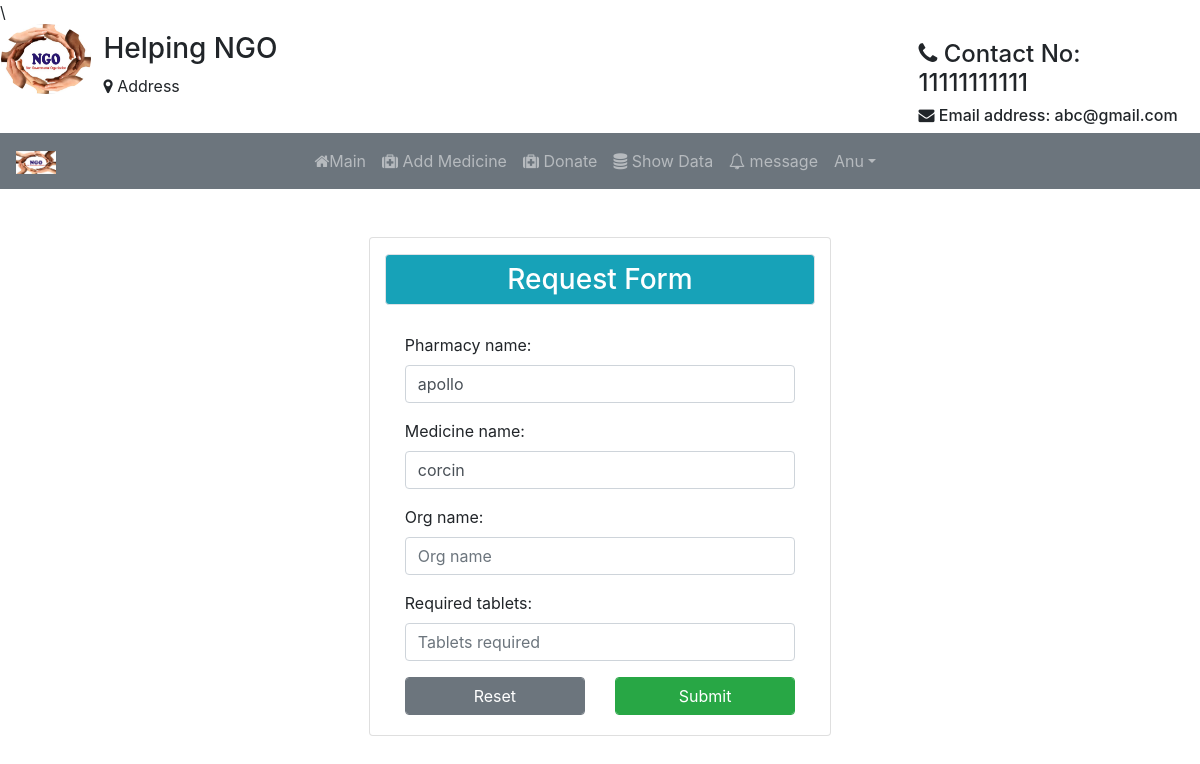
Screenshot of /rq/1/ (signed in) with the database file from the repository.
### Student/models.py (models this page shows)
class User(AbstractUser):
	img= models.ImageField(upload_to='Profiles/',default="profile.png")
	dob=models.DateField(null=True,blank=True)
	organization_name=models.CharField(max_length=120,blank=True,null=True)
	hospital_name=models.CharField(max_length=120,blank=True,null=True)
	g=[('Male','Male'),('Female','Female')]
	gender=models.CharField(max_length=10,choices=g,null=True,blank=True)
	ph_no=models.CharField(max_length=10)
	pan_no=models.CharField(max_length=10,null=True,blank=True)
	address=models.CharField(max_length=100)
	postal_code=models.CharField(max_length=7)
	city=models.CharField(max_length=20)
	state=models.CharField(max_length=20,default='Andra Pradesh')
	country=models.CharField(max_length=20,default='India')
	p=[(1,'Medicinist'),(2,'Organisation'),(3,'Guest')]
	role=models.IntegerField(choices=p,default=3)

class MedicineInfo(models.Model):
	pharmacy_name=models.CharField(max_length=200,null=True)
	phrlicense_no=models.CharField(max_length=20,null=True)
	c=[('Tablet','Tablet'),('Syrup','Syrup'),('Injection','Injection')]
	medicine_name=models.CharField(max_length=120)
	category=models.CharField(choices=c,max_length=20,default="Tablet")
	dosage=models.CharField(max_length=20)
	days_count=models.CharField(max_length=20,blank=True)
	production_date=models.DateField(null=True)
	email = models.TextField(max_length=122,default='xyz')
	entry_date=models.DateField(null=True)
	expiry_date=models.DateField(null=True)
	created_date=models.DateField(auto_now=True)
	quantity=models.CharField(max_length=20,null=True)
	remaining_tablets=models.CharField(max_length=20,null=True)
	accepted_by=models.TextField(max_length=12)
	uid=models.ForeignKey(User,on_delete=models.CASCADE)

### Student/views.py (the view, shortened to what this page needs)
# urls.py: path('rq/<int:id>/',views.requ,name="rqt"),
def requ(request,id):
	n=MedicineInfo.objects.get(id=id)
	g=RequestForm()
	x=MedRequired(instance=n)
	return render(request,'htfiles/request.html',{'r':g,'v':x})

### Student/forms.py
class RequestForm(forms.ModelForm):
	class Meta:
		model=Organization
		fields=['org_name','required_tablets']
		widgets={
		"org_name":forms.TextInput(attrs={"class":"form-control","placeholder":"Org name"}),
		"required_tablets":forms.TextInput(attrs={"class":"form-control","placeholder":"Tablets required"}),
		}

class MedRequired(forms.ModelForm):
	class Meta:
		model=MedicineInfo
		fields=['pharmacy_name','medicine_name']
		widgets={
		"pharmacy_name":forms.TextInput(attrs={"class":"form-control","placeholder":"Enter pharmacy name"}),
		"medicine_name":forms.TextInput(attrs={"class":"form-control","placeholder":"Medicine name"}),
		}

### Student/templates/htfiles/request.html (shortened to what this page needs)
{% extends 'htfiles/header.html' %}
{% block content %}
<div class="container">
	<div class="card col-md-5 mt-5 mx-auto">
		<h3 class="bg-info text-white text-center border rounded mt-3 p-2">Request Form</h3>
		<div class="card-body">
	<form method="POST">
		{{v.as_p}}
		{{r.as_p}}
		<div class="row">
						<div class="col">
							<input type="reset" value="Reset" class="form-control btn btn-secondary">
						</div>
						<div class="col">
							<input type="submit" class="form-control btn btn-success" name="subscribe">
							</div>
					</div>
				</form>
			</div>
		</div>
</div>
{% endblock %}

### Student/templates/htfiles/navbar.html (shortened to what this page needs)
{% load static %}
<div class="row">
  <div class="col col-md-1" style="margin-left:1px;">
  <img src="{% static 'images/NGO.jpg' %}" alt="logo" style="width:90px; height: 70px;" class="rounded-circle">
  </div>
  <div class="col mt-2">
    <h3>Helping NGO</h3>
    <p><i class="fa fa-map-marker" aria-hidden="true"></i>
Address</p>
  </div>
  <div class="col-md-3" style="margin-right: 4px">
    <h4 class="mt-3"><i class="fa fa-phone" aria-hidden="true"></i>
Contact No: 11111111111</h4>
    <h6><i class="fa fa-envelope" aria-hidden="true"></i>   Email address: abc@gmail.com</h6>
  </div>
</div>
<nav class="navbar navbar-expand-sm bg-secondary text-white navbar-dark">
  <a class="navbar-brand" href="#">
    <img src="{% static 'images/NGO.jpg' %}" alt="logo" style="width: 40px;">
  </a>
  <ul class="navbar-nav ml-auto text-white" style="margin-right: 300px">
{% if not user.is_authenticated %}
    <li class="nav-item" style="margin-right: 80px">
      <a class="nav-link" href="#"><i class="fa fa-home" aria-hidden="true"></i>
Home</a>
    </li>
    <li class="nav-item" style="margin-right: 80px">
      <a class="nav-link" href="{% url 'ab' %}"><i class="fa fa-user" aria-hidden="true"></i>
About us</a>
   <!--  </li>
    <li class="nav-item" style="margin-right: 80px">
      <a class="nav-link" href="#">Volunteers</a>
    </li> -->
    <li class="nav-item" style="margin-right: 80px">
      <a class="nav-link" href="#"><i class="fa fa-users" aria-hidden="true"></i>
Our workers</a>
    </li>
    <li class="nav-item" style="margin-right: 80px">
      <a class="nav-link" href="#"><i class="fa fa-phone" aria-hidden="true"></i>
Contact us</a>
    </li>
    <li class="nav-item">
      <a class="nav-link" href="{% url 'lg' %}"><span class="glyphicon glyphicon-user"></span><i class="fa fa-sign-in" aria-hidden="true"></i>
Login</a>
    </li>
  {% elif user.role == 1 %}
  <li class="nav-item">
        <a class="nav-link" href="{% url 'mn' %}"><i class="fa fa-home" aria-hidden="true"></i>Main</a>
      </li>
      <li class="nav-item">
        <a class="nav-link" href="{% url 'up' %}"><i class="fa fa-medkit" aria-hidden="true"></i>
Add Medicine</a>
      </li>
      <li class="nav-item">
        <a class="nav-link" href="{% url 'expt' %}"><i class="fa fa-medkit" aria-hidden="true"></i>
Donate</a>
      </li>
      <li class="nav-item">
        <a class="nav-link" href="{% url 'tab' %}"><i class="fa fa-database" aria-hidden="true"></i>
Show Data</a>
      </li>
      <li class="nav-item">
        <a class="nav-link" href="#"><i class="fa fa-bell-o" aria-hidden="true"></i>
message </a>
      </li>
      <li class="dropdown">
      <a type="button" class="nav-link dropdown-toggle" data-toggle="dropdown">{{user.username}}</a>
    {% endif %}
    </ul>
</nav>

### Student/templates/htfiles/navbar.html (style rules this page uses)
.nav-link { color: light; }

### rows the page displays
User: username "Anu"
MedicineInfo: pharmacy_name "apollo", medicine_name "corcin"
